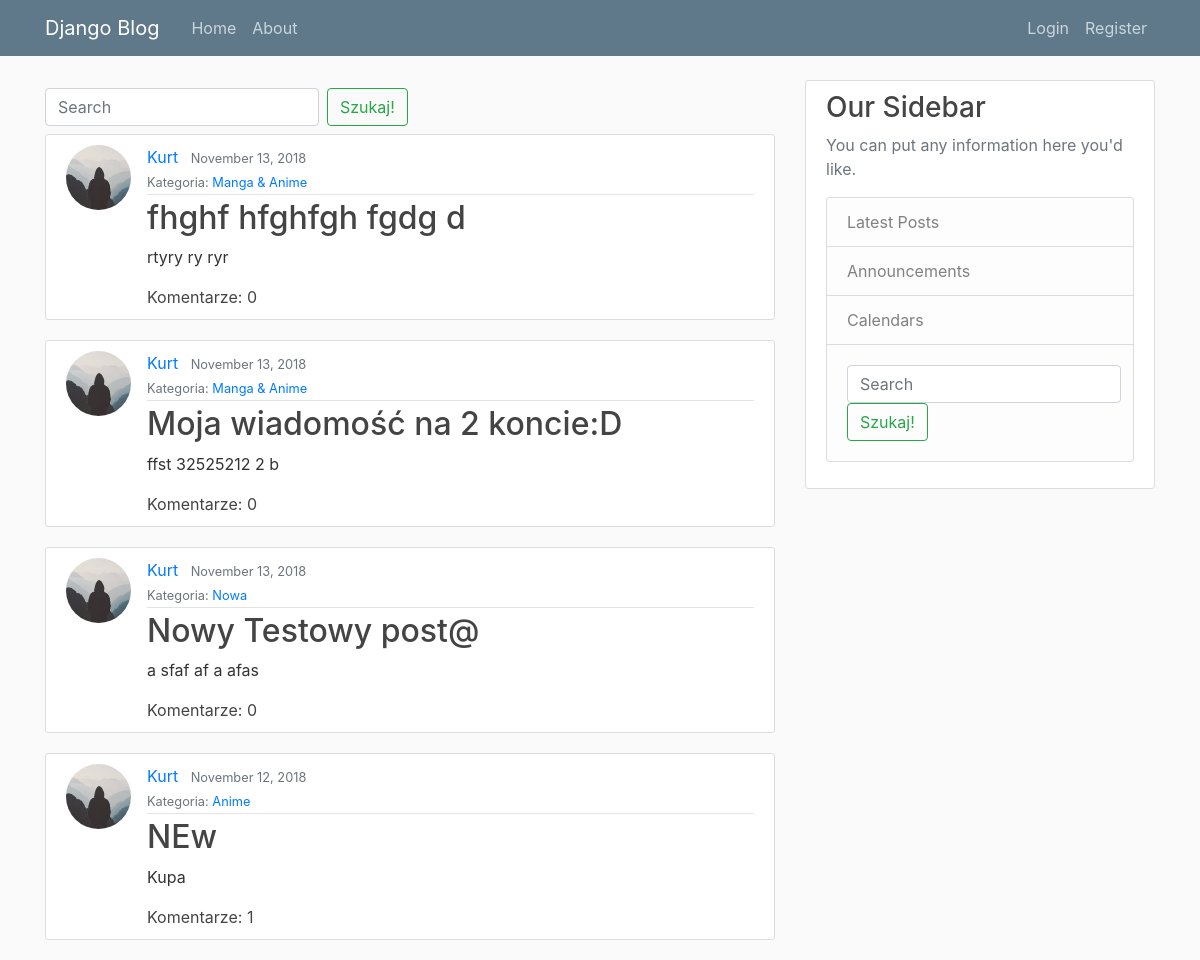
Before: / with the older database file.
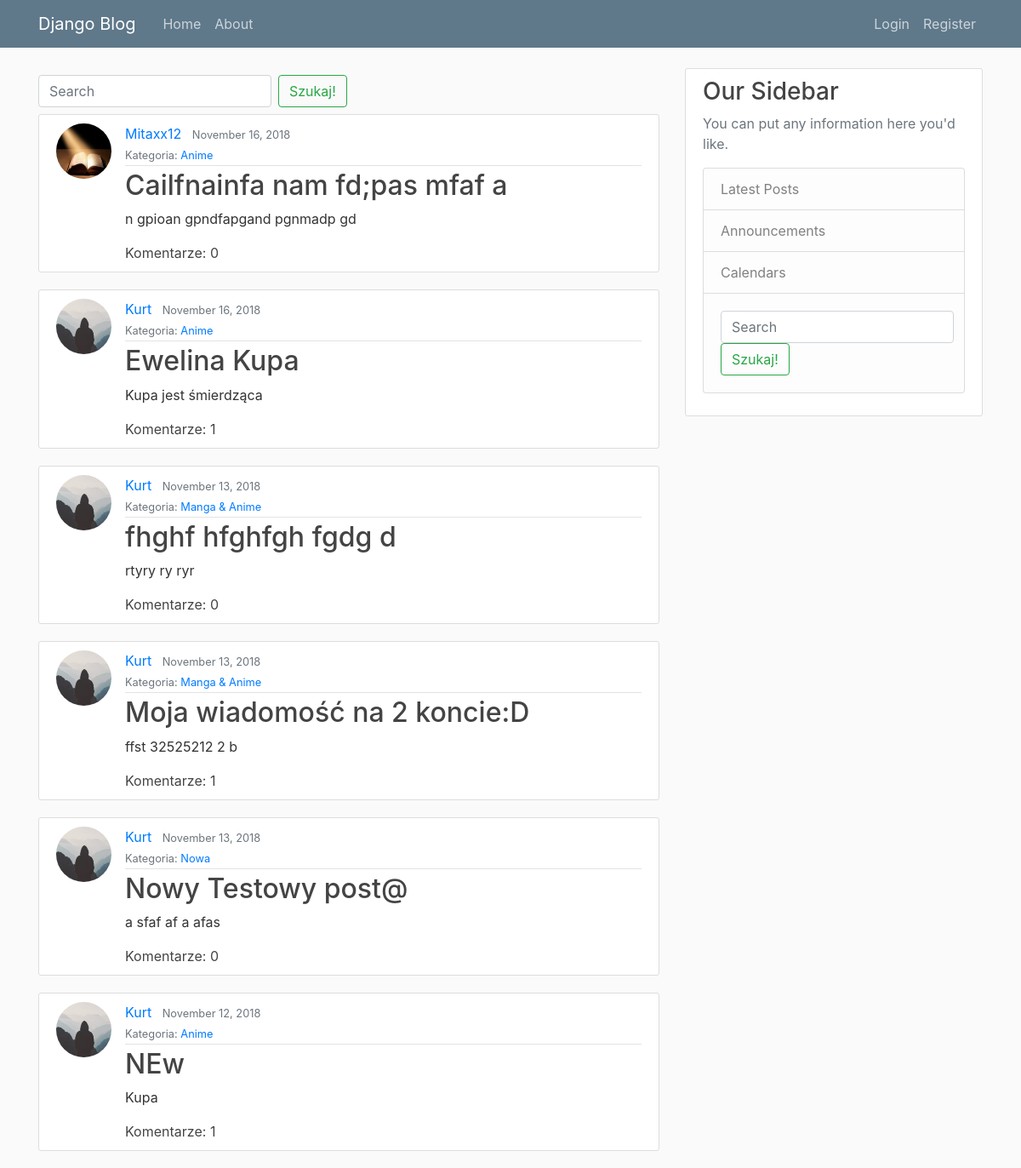
After: the same page with the newer database file.
### blog/models.py (models this page shows, shortened)
class Post(models.Model):
    title = models.CharField(max_length=100)
    content = models.TextField()
    date_posted = models.DateTimeField(default=timezone.now)
    author = models.ForeignKey(User, on_delete=models.CASCADE)
    post_category = models.ForeignKey('Category', on_delete=models.CASCADE, related_name='post_category_fk', null=True, blank=True)

class Category(models.Model):
    name = models.CharField(max_length=140)
    subcategory = models.ForeignKey('Category', on_delete=models.CASCADE, related_name='subcategory_category_fk', null=True, blank=True)
    slug = models.SlugField(max_length=140, unique=True)
    def __str__(self):
        return self.name

### users/models.py (models this page shows, shortened)
class Profile(models.Model):
    user = models.OneToOneField(User, on_delete=models.CASCADE)
    image = models.ImageField(default='default.jpg', upload_to='profile_pics')

### blog/views.py (the view, shortened to what this page needs)
# urls.py: path('', PostListView.as_view(), name='blog-home'),
class PostListView(ListView):
    model = Post
    template_name = 'blog/home.html' # <app>/model>_<viewtype>.html
    context_object_name = {'posts'}
    ordering = ['-date_posted']
    paginate_by = 3
    def get(self, request, *args, **kwargs):
        search = ''
        query = request.GET.get('search')
        posts = self.get_queryset()
        return render(request, self.template_name, {'posts': posts , 'search': search })

### blog/templates/blog/home.html (shortened to what this page needs)
{% extends "blog/base.html" %}
{% block content %}
  <form class="form-inline my-2 my-lg-2" action="" method="GET">
    <input class="form-control mr-sm-2" type="search" placeholder="Search" aria-label="Search" name="search" value="{{ request.GET.search }}">
    <button class="btn btn-outline-success my-2 my-sm-0" type="submit">Szukaj!</button>
  </form>
    {% for post in posts %}
        <article class="media content-section">
          <img class="rounded-circle article-img" src="{{ post.author.profile.image.url }}" />
          <div class="media-body">
            <div class="article-metadata">
              <a class="mr-2" href="{% url 'user-posts' post.author.username %}">{{ post.author }}</a>
              <small class="text-muted">{{ post.date_posted|date:"F d, Y" }}</small></br>
              <small class="text-muted">Kategoria: <a class="mr-2" href="{% url 'category-detail' slug=post.post_category.slug %}">{{  post.post_category }}</a></small>
            </div>
            <h2><a class="article-title" href="{% url 'post-detail' post.id %}">{{ post.title }}</a></h2>
            <p class="article-content">{{ post.content }}</p>
            <a class="article-title" href="{% url 'post-detail' post.id %}">Komentarze: {{ post.comments.count }}</a>
          </div>
        </article>
    {% endfor %}
{% endblock content %}

### blog/templates/blog/base.html (shortened to what this page needs)
{% load static %}
<!DOCTYPE html>
<html>
<head>
    <link rel="stylesheet" href="https://stackpath.bootstrapcdn.com/bootstrap/4.1.3/css/bootstrap.min.css">
    <link rel="stylesheet" type="text/css" href="{% static 'blog/main.css' %}">
</head>
<body>
    <header class="site-header">
      <nav class="navbar navbar-expand-md navbar-dark bg-steel fixed-top">
        <div class="container">
          <a class="navbar-brand mr-4" href="{% url 'blog-home' %}">Django Blog</a>
          <div class="collapse navbar-collapse" id="navbarToggle">
            <div class="navbar-nav mr-auto">
              <a class="nav-item nav-link" href="{% url 'blog-home' %}">Home</a>
              <a class="nav-item nav-link" href="{% url 'blog-about' %}">About</a>
            </div>
            <div class="navbar-nav">
              {% if user.is_authenticated %}
              {% if user.is_superuser %}
              <a class="nav-item nav-link" href="{% url 'category-create' %}">Nowa Kategoria</a>
              <a class="nav-item nav-link" href="{% url 'post-create' %}">New Post</a>
              {% endif %}
              <a class="nav-item nav-link" href="{% url 'profile' %}">Profile</a>
              <a class="nav-item nav-link" href="{% url 'logout' %}">Logout</a>
              {% else %}
              <a class="nav-item nav-link" href="{% url 'login' %}">Login</a>
              <a class="nav-item nav-link" href="{% url 'register' %}">Register</a>
              {% endif %}
            </div>
          </div>
        </div>
      </nav>
    </header>
    <main role="main" class="container">
      <div class="row">
        <div class="col-md-8">
          {% block content %}
          {% endblock %}
        </div>
        <div class="col-md-4">
          <div class="content-section">
            <h3>Our Sidebar</h3>
            <p class='text-muted'>You can put any information here you'd like.
              <ul class="list-group">
                <li class="list-group-item list-group-item-light">Latest Posts</li>
                <li class="list-group-item list-group-item-light">Announcements</li>
                <li class="list-group-item list-group-item-light">Calendars</li>
                <li class="list-group-item list-group-item-light">
                <form class="form-inline my-2 my-lg-2" action="" method="GET">
                  <input class="form-control mr-sm-2" type="search" placeholder="Search" aria-label="Search" name="search" value="{{ request.GET.search }}">
                  <button class="btn btn-outline-success my-2 my-sm-0" type="submit">Szukaj!</button>
                </form>
                </li>
              </ul>
            </p>
          </div>
        </div>
      </div>
    </main>
</body>
</html>

### blog/static/blog/main.css (style rules this page uses)
body { background: #fafafa; color: #333333; margin-top: 5rem; }
h1, h2, h3, h4, h5, h6 { color: #444444; }
ul { margin: 0; }
.bg-steel { background-color: #5f788a; }
.site-header .navbar-nav .nav-link { color: #cbd5db; }
.content-section { background: #ffffff; padding: 10px 20px; border: 1px solid #dddddd; border-radius: 3px; margin-bottom: 20px; }
.article-title { color: #444444; }
.article-content { white-space: pre-line; }
.article-img { height: 65px; width: 65px; margin-right: 16px; }
.article-metadata { padding-bottom: 1px; margin-bottom: 4px; border-bottom: 1px solid #e3e3e3 }

Changed rows visible on the page:
added Post: author.profile.image (picture), author "Mitaxx12", date_posted "November 16, 2018", post_category "Anime", title "Cailfnainfa nam fd;pas mfaf a", content "n gpioan gpndfapgand pgnmadp gd", comments.count "0"
added Post: author.profile.image (placeholder picture), author "Kurt", date_posted "November 16, 2018", post_category "Anime", title "Ewelina Kupa", content "Kupa jest śmierdząca", comments.count "1"
computed for Post "Moja wiadomość na 2 koncie:D": comments.count "0" → "1"
